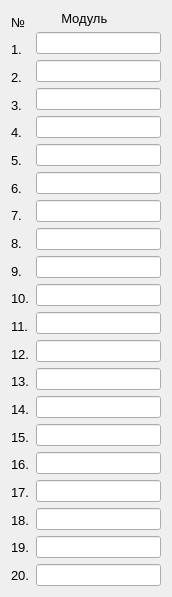
   <widget class="QWidget" name="layoutWidget">
    <property name="geometry">
     <rect>
      <x>833</x>
      <y>13</y>
      <width>172</width>
      <height>585</height>
     </rect>
    </property>
    <layout class="QHBoxLayout" name="horizontalLayout_15">
     <item>
      <layout class="QVBoxLayout" name="verticalLayout_2">
       <item>
        <widget class="QLabel" name="label_37">
         <property name="font">
          <font>
           <pointsize>10</pointsize>
          </font>
         </property>
         <property name="text">
          <string>№</string>
         </property>
        </widget>
       </item>
       <item>
        <widget class="QLabel" name="label_17">
         <property name="font">
          <font>
           <pointsize>10</pointsize>
          </font>
         </property>
         <property name="text">
          <string>1.</string>
         </property>
        </widget>
       </item>
       <item>
        <widget class="QLabel" name="label_18">
         <property name="font">
          <font>
           <pointsize>10</pointsize>
          </font>
         </property>
         <property name="text">
          <string>2.</string>
         </property>
        </widget>
       </item>
       <item>
        <widget class="QLabel" name="label_19">
         <property name="font">
          <font>
           <pointsize>10</pointsize>
          </font>
         </property>
         <property name="text">
          <string>3.</string>
         </property>
        </widget>
       </item>
       <item>
        <widget class="QLabel" name="label_20">
         <property name="font">
          <font>
           <pointsize>10</pointsize>
          </font>
         </property>
         <property name="text">
          <string>4.</string>
         </property>
        </widget>
       </item>
       <item>
        <widget class="QLabel" name="label_21">
         <property name="font">
          <font>
           <pointsize>10</pointsize>
          </font>
         </property>
         <property name="text">
          <string>5.</string>
         </property>
        </widget>
       </item>
       <item>
        <widget class="QLabel" name="label_22">
         <property name="font">
          <font>
           <pointsize>10</pointsize>
          </font>
         </property>
         <property name="text">
          <string>6.</string>
         </property>
        </widget>
       </item>
       <item>
        <widget class="QLabel" name="label_23">
         <property name="font">
          <font>
           <pointsize>10</pointsize>
          </font>
         </property>
         <property name="text">
          <string>7.</string>
         </property>
        </widget>
       </item>
       <item>
        <widget class="QLabel" name="label_24">
         <property name="font">
          <font>
           <pointsize>10</pointsize>
          </font>
         </property>
         <property name="text">
          <string>8.</string>
         </property>
        </widget>
       </item>
       <item>
        <widget class="QLabel" name="label_25">
         <property name="font">
          <font>
           <pointsize>10</pointsize>
          </font>
         </property>
         <property name="text">
          <string>9.</string>
         </property>
        </widget>
       </item>
       <item>
        <widget class="QLabel" name="label_26">
         <property name="font">
          <font>
           <pointsize>10</pointsize>
          </font>
         </property>
         <property name="text">
          <string>10.</string>
         </property>
        </widget>
       </item>
       <item>
        <widget class="QLabel" name="label_27">
         <property name="font">
          <font>
           <pointsize>10</pointsize>
          </font>
         </property>
         <property name="text">
          <string>11.</string>
         </property>
        </widget>
       </item>
       <item>
        <widget class="QLabel" name="label_28">
         <property name="font">
          <font>
           <pointsize>10</pointsize>
          </font>
         </property>
         <property name="text">
          <string>12.</string>
         </property>
        </widget>
       </item>
       <item>
        <widget class="QLabel" name="label_29">
         <property name="font">
          <font>
           <pointsize>10</pointsize>
          </font>
         </property>
         <property name="text">
          <string>13.</string>
         </property>
        </widget>
       </item>
       <item>
        <widget class="QLabel" name="label_30">
         <property name="font">
          <font>
           <pointsize>10</pointsize>
          </font>
         </property>
         <property name="text">
          <string>14.</string>
         </property>
        </widget>
       </item>
       <item>
        <widget class="QLabel" name="label_31">
         <property name="font">
          <font>
           <pointsize>10</pointsize>
          </font>
         </property>
         <property name="text">
          <string>15.</string>
         </property>
        </widget>
       </item>
       <item>
        <widget class="QLabel" name="label_32">
         <property name="font">
          <font>
           <pointsize>10</pointsize>
          </font>
         </property>
         <property name="text">
          <string>16.</string>
         </property>
        </widget>
       </item>
       <item>
        <widget class="QLabel" name="label_33">
         <property name="font">
          <font>
           <pointsize>10</pointsize>
          </font>
         </property>
         <property name="text">
          <string>17.</string>
         </property>
        </widget>
       </item>
       <item>
        <widget class="QLabel" name="label_34">
         <property name="font">
          <font>
           <pointsize>10</pointsize>
          </font>
         </property>
         <property name="text">
          <string>18.</string>
         </property>
        </widget>
       </item>
       <item>
        <widget class="QLabel" name="label_35">
         <property name="font">
          <font>
           <pointsize>10</pointsize>
          </font>
         </property>
         <property name="text">
          <string>19.</string>
         </property>
        </widget>
       </item>
       <item>
        <widget class="QLabel" name="label_36">
         <property name="font">
          <font>
           <pointsize>10</pointsize>
          </font>
         </property>
         <property name="text">
          <string>20.</string>
         </property>
        </widget>
       </item>
      </layout>
     </item>
     <item>
      <layout class="QVBoxLayout" name="verticalLayout">
       <item>
        <widget class="QLabel" name="label_38">
         <property name="font">
          <font>
           <pointsize>10</pointsize>
          </font>
         </property>
         <property name="text">
          <string>       Модуль</string>
         </property>
        </widget>
       </item>
       <item>
        <widget class="QLineEdit" name="module_1">
         <property name="font">
          <font>
           <pointsize>8</pointsize>
          </font>
         </property>
        </widget>
       </item>
       <item>
        <widget class="QLineEdit" name="module_2">
         <property name="font">
          <font>
           <pointsize>8</pointsize>
          </font>
         </property>
        </widget>
       </item>
       <item>
        <widget class="QLineEdit" name="module_3">
         <property name="font">
          <font>
           <pointsize>8</pointsize>
          </font>
         </property>
        </widget>
       </item>
       <item>
        <widget class="QLineEdit" name="module_4">
         <property name="font">
          <font>
           <pointsize>8</pointsize>
          </font>
         </property>
        </widget>
       </item>
       <item>
        <widget class="QLineEdit" name="module_5">
         <property name="font">
          <font>
           <pointsize>8</pointsize>
          </font>
         </property>
        </widget>
       </item>
       <item>
        <widget class="QLineEdit" name="module_6">
         <property name="font">
          <font>
           <pointsize>8</pointsize>
          </font>
         </property>
        </widget>
       </item>
       <item>
        <widget class="QLineEdit" name="module_7">
         <property name="font">
          <font>
           <pointsize>8</pointsize>
          </font>
         </property>
        </widget>
       </item>
       <item>
        <widget class="QLineEdit" name="module_8">
         <property name="font">
          <font>
           <pointsize>8</pointsize>
          </font>
         </property>
        </widget>
       </item>
       <item>
        <widget class="QLineEdit" name="module_9">
         <property name="font">
          <font>
           <pointsize>8</pointsize>
          </font>
         </property>
        </widget>
       </item>
       <item>
        <widget class="QLineEdit" name="module_10">
         <property name="font">
          <font>
           <pointsize>8</pointsize>
          </font>
         </property>
        </widget>
       </item>
       <item>
        <widget class="QLineEdit" name="module_11">
         <property name="font">
          <font>
           <pointsize>8</pointsize>
          </font>
         </property>
        </widget>
       </item>
       <item>
        <widget class="QLineEdit" name="module_12">
         <property name="font">
          <font>
           <pointsize>8</pointsize>
          </font>
         </property>
        </widget>
       </item>
       <item>
        <widget class="QLineEdit" name="module_13">
         <property name="font">
          <font>
           <pointsize>8</pointsize>
          </font>
         </property>
        </widget>
       </item>
       <item>
        <widget class="QLineEdit" name="module_14">
         <property name="font">
          <font>
           <pointsize>8</pointsize>
          </font>
         </property>
        </widget>
       </item>
       <item>
        <widget class="QLineEdit" name="module_15">
         <property name="font">
          <font>
           <pointsize>8</pointsize>
          </font>
         </property>
        </widget>
       </item>
       <item>
        <widget class="QLineEdit" name="module_16">
         <property name="font">
          <font>
           <pointsize>8</pointsize>
          </font>
         </property>
        </widget>
       </item>
       <item>
        <widget class="QLineEdit" name="module_17">
         <property name="font">
          <font>
           <pointsize>8</pointsize>
          </font>
         </property>
        </widget>
       </item>
       <item>
        <widget class="QLineEdit" name="module_18">
         <property name="font">
          <font>
           <pointsize>8</pointsize>
          </font>
         </property>
        </widget>
       </item>
       <item>
        <widget class="QLineEdit" name="module_19">
         <property name="font">
          <font>
           <pointsize>8</pointsize>
          </font>
         </property>
        </widget>
       </item>
       <item>
        <widget class="QLineEdit" name="module_20">
         <property name="font">
          <font>
           <pointsize>8</pointsize>
          </font>
         </property>
        </widget>
       </item>
      </layout>
     </item>
    </layout>
   </widget>
